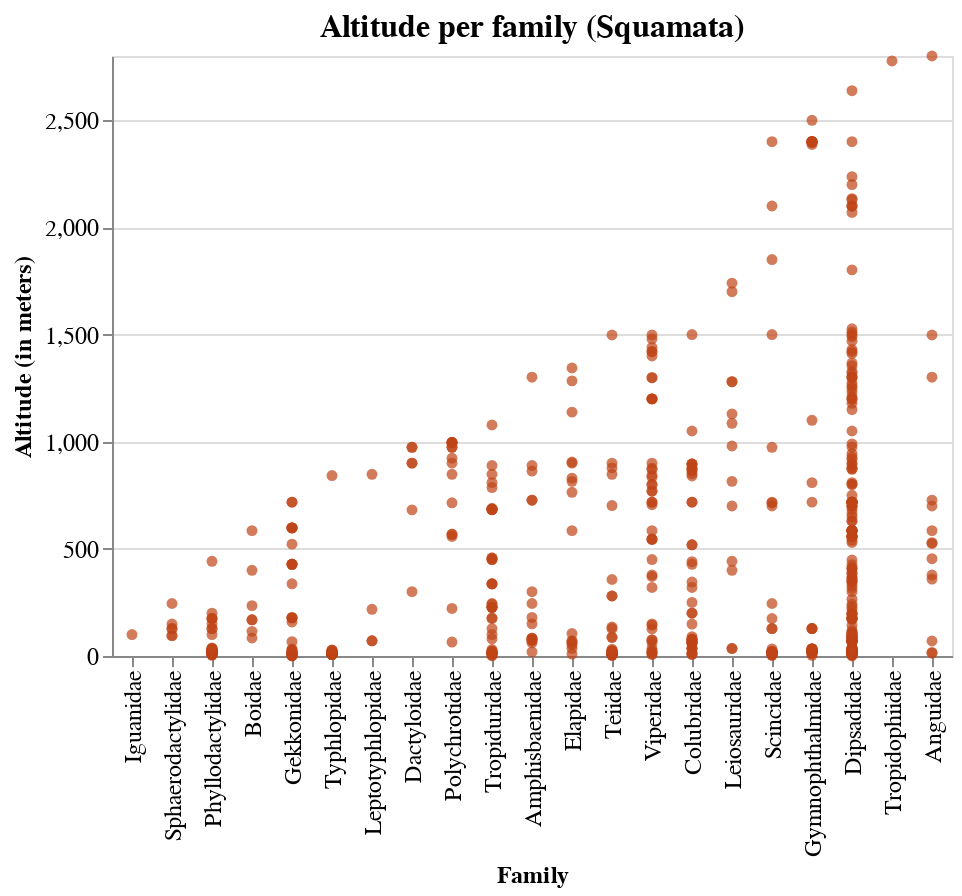

The notebook cell saved with this chart:
### Markdown cell above
<br>

**OBS:** ainda na paleta antiga (por ordem)

### Code cell
temp = alt.Chart(teste[teste['familia'] != "#n/d"], title='Altitude per family').mark_circle().encode(
    x = alt.X('familia', type='nominal', title='Family', 
              sort= alt.EncodingSortField('altitude', op='max', order='ascending')),
    y = alt.Y('altitude', type='quantitative', title='Altitude (in meters)'),
    color= alt.Color('ordem', scale=alt.Scale(domain=ordens, range=cores)),
    tooltip = alt.Tooltip(['numero_catalogo', 'genero_atual','especie_atual','subespecie_atual', 
                            'qualificador_atual', 'ano_coleta','altitude'])
)

temp.save('./graphs/altitude/altitude_per_family.html')
temp.facet(column='ordem').configure_title(fontSize=16).configure_axis(
    labelFontSize=12,
    titleFontSize=12
).configure_legend(
    labelFontSize=12,
    titleFontSize=12
).save('./graphs/altitude/altitude_per_family-facetado.html')


alt_squam = alt.Chart(teste[(teste['ordem'] == 'Squamata') & (teste['familia'] != "#n/d")],
                      title='Altitude per family (Squamata)').mark_circle(color= cores[0]).encode(
    x = alt.X('familia', type='nominal', title='Family', 
              sort= alt.EncodingSortField('altitude', op='max', order='ascending')),
    y = alt.Y('altitude', type='quantitative', title='Altitude (in meters)'),
    tooltip = alt.Tooltip(['numero_catalogo', 'genero_atual','especie_atual','subespecie_atual', 
                           'ordem', 'subordem',
                            'qualificador_atual', 'ano_coleta','altitude'])
)

alt_squam = alt_squam.configure_title(fontSize=16).configure_axis(
    labelFontSize=12,
    titleFontSize=12
).configure_legend(
    labelFontSize=12,
    titleFontSize=12
)

# alt_squam.save('./graphs/altitude/altitude_per_family-squamata.html')
alt_squam

### Figure 1 — Vega-Lite specification as saved in the notebook (floating-point values rounded to 4 significant figures; data arrays with more than 128 entries replaced by an {"elided": "..."} marker saying what was removed)
{"config": {"view": {"continuousWidth": 400, "continuousHeight": 300}, "axis": {"labelFontSize": 12, "titleFontSize": 12}, "legend": {"labelFontSize": 12, "titleFontSize": 12}, "title": {"fontSize": 16}}, "data": {"name": "data-10c2b8ebb63072fde564792c509016c2"}, "mark": {"type": "circle", "color": "#BF4417"}, "encoding": {"tooltip": [{"type": "quantitative", "field": "numero_catalogo"}, {"type": "nominal", "field": "genero_atual"}, {"type": "nominal", "field": "especie_atual"}, {"type": "nominal", "field": "subespecie_atual"}, {"type": "nominal", "field": "ordem"}, {"type": "nominal", "field": "subordem"}, {"type": "nominal", "field": "qualificador_atual"}, {"type": "quantitative", "field": "ano_coleta"}, {"type": "quantitative", "field": "altitude"}], "x": {"type": "nominal", "field": "familia", "sort": {"field": "altitude", "op": "max", "order": "ascending"}, "title": "Family"}, "y": {"type": "quantitative", "field": "altitude", "title": "Altitude (in meters)"}}, "title": "Altitude per family (Squamata)", "$schema": "https://vega.github.io/schema/vega-lite/v4.8.1.json", "datasets": {"data-10c2b8ebb63072fde564792c509016c2": {"elided": "638 records"}}}
